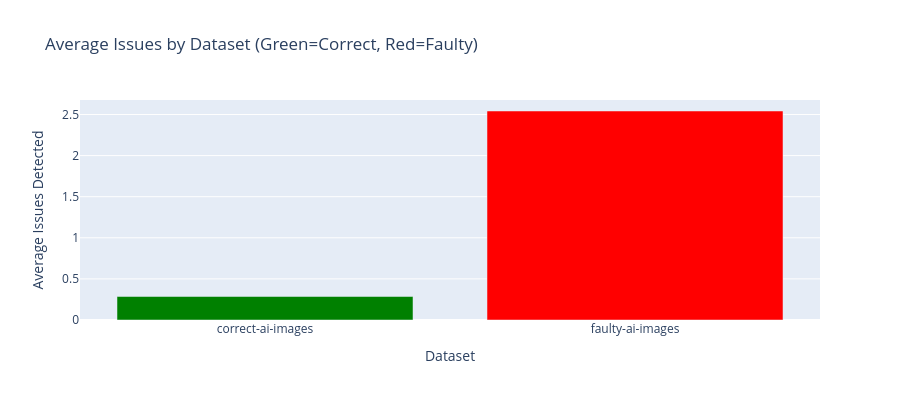

The notebook cell saved with this chart:
### Markdown cell above
---
# Part 5: Dataset Distribution Analysis

Analyze the distribution of errors across correct vs. faulty image datasets.
Shows if models can distinguish between intentionally correct and faulty AI-generated images.

### Code cell
session = db_service.Session()

# Query dataset statistics
dataset_stats = session.query(
    Dataset.name,
    Dataset.category,
    func.count(ImageAnalysis.id).label('num_analyses'),
    func.avg(ImageAnalysis.total_issues).label('avg_issues'),
    func.sum(ImageAnalysis.total_issues).label('total_issues')
).join(
    OriginalImage, Dataset.id == OriginalImage.dataset_id
).join(
    ImageAnalysis, OriginalImage.id == ImageAnalysis.original_image_id
).group_by(Dataset.name, Dataset.category).all()

session.close()

if dataset_stats:
    df_datasets = pd.DataFrame(dataset_stats, columns=[
        'Dataset', 'Category', 'Analyses', 'Avg Issues', 'Total Issues'
    ])
    
    print("\n" + "="*60)
    print("DATASET ANALYSIS")
    print("="*60)
    display(df_datasets)
    
    # Create comparison chart
    fig = go.Figure()
    
    fig.add_trace(go.Bar(
        name='Average Issues',
        x=df_datasets['Dataset'],
        y=df_datasets['Avg Issues'],
        marker_color=['green' if cat == 'correct' else 'red' 
                     for cat in df_datasets['Category']]
    ))
    
    fig.update_layout(
        title='Average Issues by Dataset (Green=Correct, Red=Faulty)',
        xaxis_title='Dataset',
        yaxis_title='Average Issues Detected',
        height=400
    )
    
    fig.show()
else:
    print("\nNo dataset statistics available.")

### Figure 1 — Plotly figure (JSON) as saved in the notebook; plotly's stock layout.template omitted (floating-point values rounded to 4 significant figures)
{"data": [{"marker": {"color": ["green", "red"]}, "name": "Average Issues", "type": "bar", "x": ["correct-ai-images", "faulty-ai-images"], "y": [0.2857, 2.543]}], "layout": {"height": 400, "title": {"text": "Average Issues by Dataset (Green=Correct, Red=Faulty)"}, "xaxis": {"title": {"text": "Dataset"}}, "yaxis": {"title": {"text": "Average Issues Detected"}}}}
